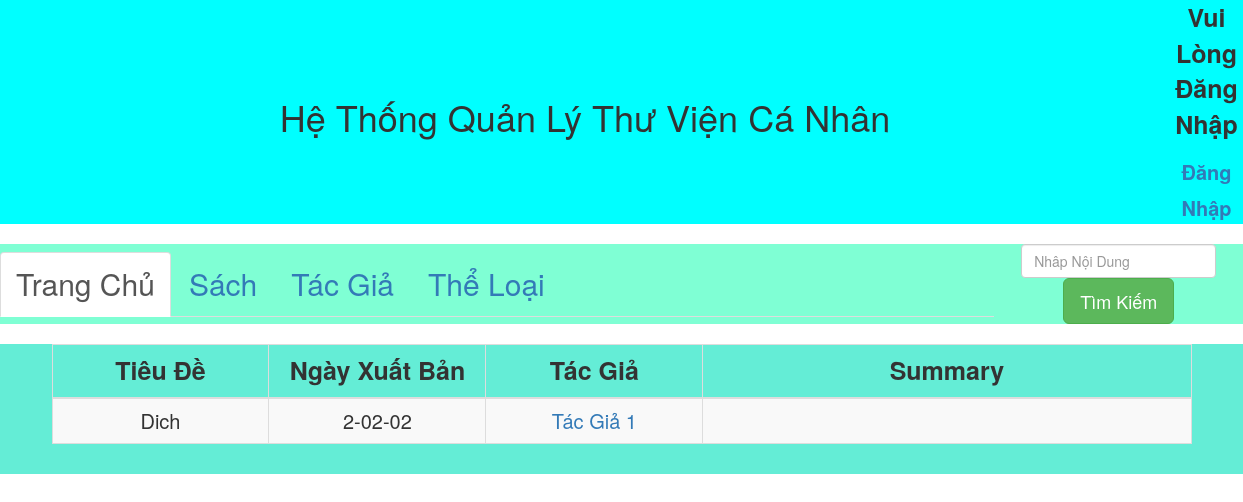
Before: /book/4/bookdetail with the older database file.
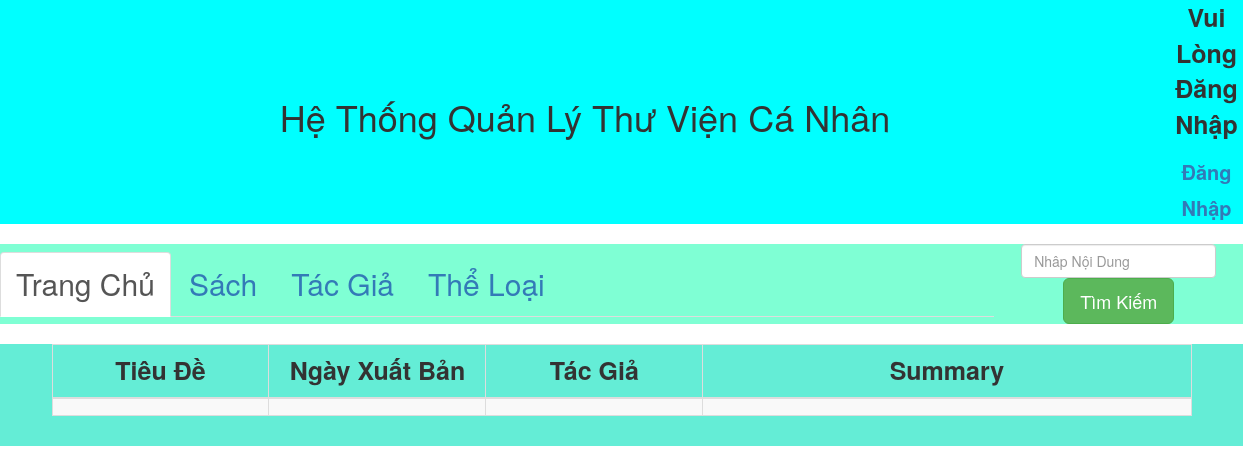
After: the same page with the newer database file.
### catalog/models.py (models this page shows)
class Book(models.Model):
    id = models.AutoField(primary_key=True)
    title = models.CharField(max_length=32)
    publish_date = models.DateField()
    authors = models.ManyToManyField("Author")
    summary = models.CharField(max_length=500, blank=True)
    categorys = models.ManyToManyField("Category")

class Author(models.Model):
    id = models.AutoField(primary_key=True)
    name = models.CharField(max_length=32)

### catalog/views.py (the view)
# urls.py: path('book/<id>/bookdetail', views.bookdetail),
def bookdetail(request, id):
    book_obj = models.Book.objects.filter(pk=id).first()
    return render(request, "book/bookdetail.html", {"book_obj": book_obj})

### templates/book/bookdetail.html (shortened to what this page needs)
{% extends "base.html" %}
{% block content %}
<div class="container">
    <table class="table table-striped table-hover table-bordered">
        <thead>
            <tr>
                <th Style="width:200px">Tiêu Đề</th>
                <th Style="width:200px">Ngày Xuất Bản</th>
                <th Style="width:200px">Tác Giả</th>
                <th Style="width:450px">Summary</th>
            </tr>
        </thead>
        <tbody>
            <tr>
                <td>{{ book_obj.title }}</td>
                <td>{{ book_obj.publish_date|date:'Y-m-d' }}</td>
                <td>{% for author in book_obj.authors.all %}
                    {% if forloop.last %}
                    <a href="/author_book/{{ author.pk }}">{{ author.name }}</a>
                    {% else %}
                    <a href="/author_book/{{ author.pk }}">{{ author.name }}</a>
                    {% endif %}
                    {% endfor %}
                </td>
                <td>{{ book_obj.summary }}</td>
            </tr>
        </tbody>
    </table>
</div>
{% endblock %}

Changed rows visible on the page:
removed Book: title "Dich", publish_date "2-02-02"
no longer on this page (row edited): Author: name "Tác Giả 1"
